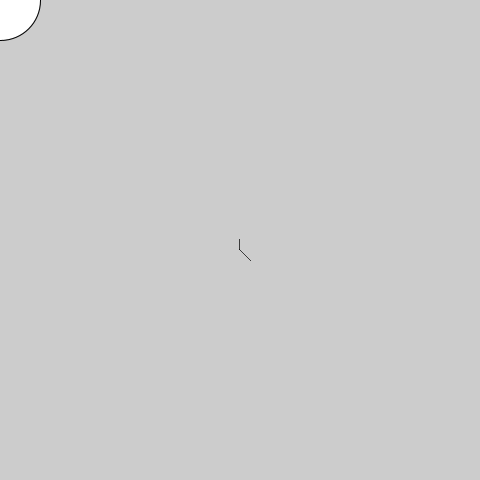
Frame 1 (no input)
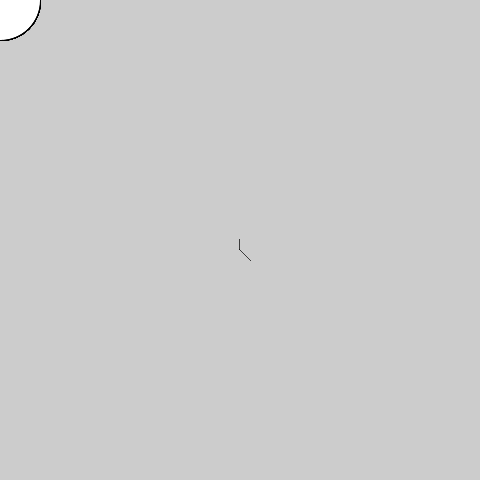
Frame 60 (the mouse pressed at the canvas centre just before this capture)
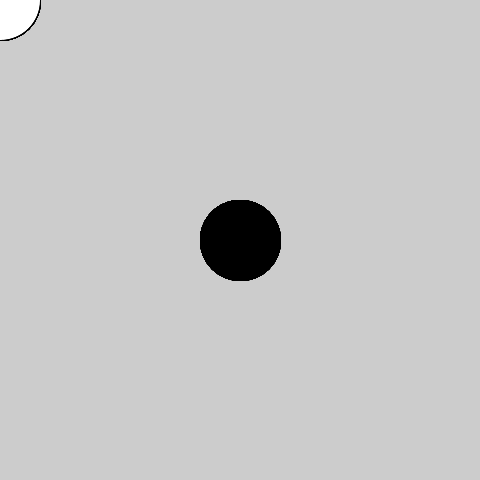
Frame 120 (the mouse held since frame 60 and released just before this capture)

The Processing sketch that drew these frames (run headless with seeded random() and noise(); from frame 60 on, the mouse is pressed at the canvas centre):

// Processing sketch: Make_Processing_3_1_Draw
// ── Make_Processing_3_1_Draw.pde


void setup()
{
  size(480,480);
  smooth();
  point(239,239); //creates a point located at x=239, y-239
  point(239,240);
  point(239,241);
  point(239,242);
  point(239,243);
  point(239,244);
  point(239,245);
  point(239,246);
  point(239,247);
  point(239,248);
  point(239,249);
  point(239,249);
  point(240,250);
  point(241,251);
  point(242,252);
  point(243,253);
  point(244,254);
  point(245,255);
  point(246,256);
  point(247,257);
  point(248,258);
  point(249,259);
  point(250,260);
}

void draw(){
  if(mousePressed){
    fill(0);
  } else {
    fill(255);
  }
  stroke(0);
  ellipse(mouseX, mouseY, 80,80);
}


// line(50,50,80,80); //length_x, lenght_y, position_x, position_y 
